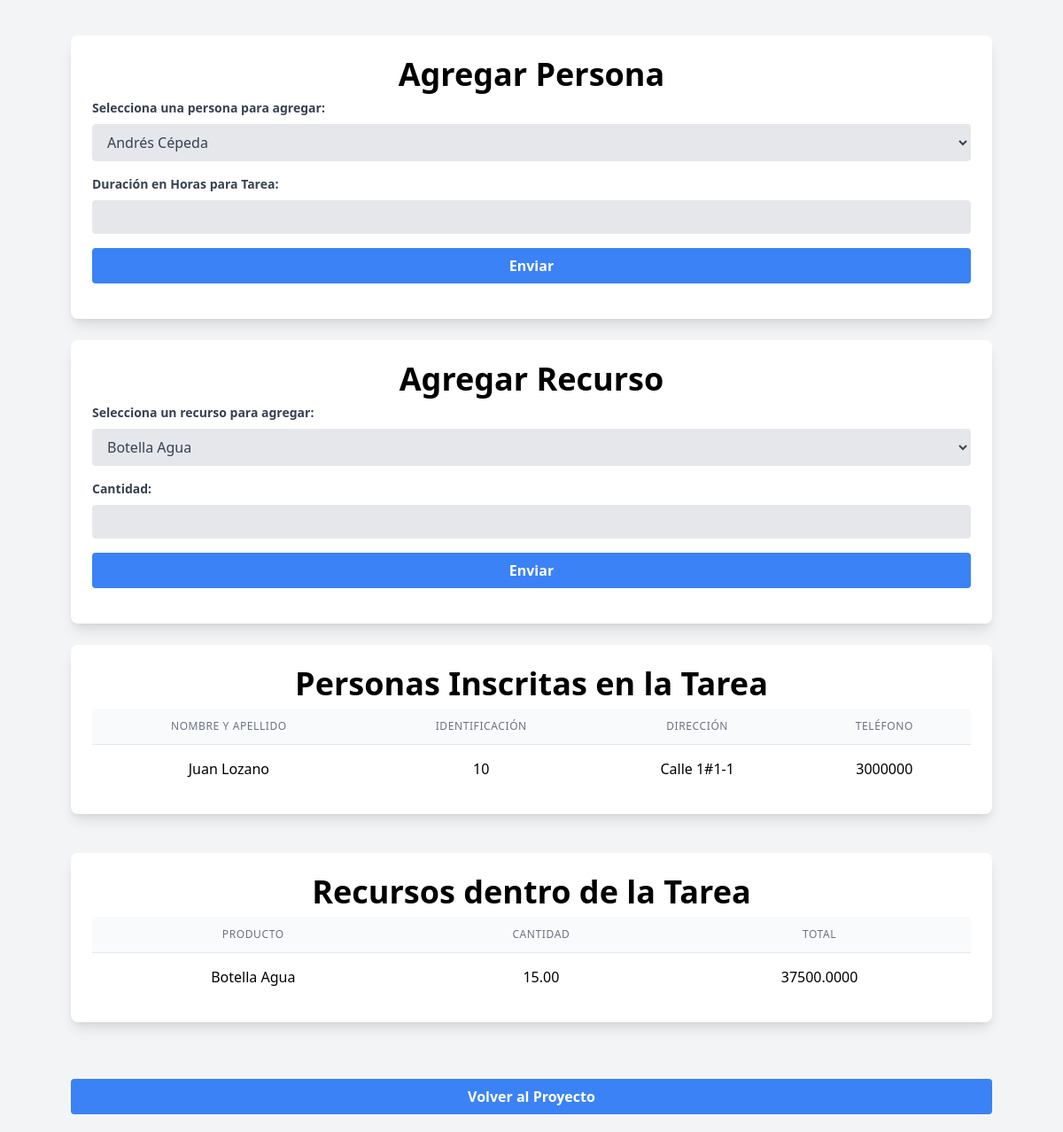
The app's page /views/tarea.php?proyecto=8&actividad=11&tarea=9 (signed in) with its own data.
### tables this page shows
CREATE TABLE `personas` (
  `Id_persona` int NOT NULL AUTO_INCREMENT,
  `Nombre` varchar(100) NOT NULL,
  `Apellidos` varchar(100) NOT NULL,
  `Direccion` varchar(255) NOT NULL,
  `Telefono` varchar(20) NOT NULL,
  `Sexo` varchar(10) NOT NULL,
  `Fecha_nacimiento` date NOT NULL,
  `Profesion` varchar(100) NOT NULL,
  `identificacion` varchar(12) NOT NULL,
  `email` text,
  `password` text,
  PRIMARY KEY (`Id_persona`)
);

CREATE TABLE `tareaxrecurso` (
  `Id_tarea` int NOT NULL,
  `Id_recurso` int NOT NULL,
  `Cantidad` decimal(10,2) NOT NULL,
  PRIMARY KEY (`Id_tarea`,`Id_recurso`),
  KEY `Id_recurso` (`Id_recurso`),
  CONSTRAINT `tareaxrecurso_ibfk_1` FOREIGN KEY (`Id_tarea`) REFERENCES `tareas` (`Id_tarea`),
  CONSTRAINT `tareaxrecurso_ibfk_2` FOREIGN KEY (`Id_recurso`) REFERENCES `recursos` (`Id_recurso`)
);

CREATE TABLE `recursos` (
  `Id_recurso` int NOT NULL AUTO_INCREMENT,
  `Descripcion` varchar(255) NOT NULL,
  `Valor` decimal(10,2) NOT NULL,
  `Unidad_de_medida` varchar(50) NOT NULL,
  PRIMARY KEY (`Id_recurso`)
);

### views/tarea.php (the view, shortened to what this page needs)
<?php
    $tarea = isset($_GET['tarea'])? $_GET['tarea']: null;
    $db = conectar();
    $sql = "SELECT id_persona AS id, CONCAT(nombre, ' ', apellidos) AS nombre FROM personas WHERE email IS null AND password IS null  AND id_persona NOT IN (SELECT id_persona FROM tareaxpersona WHERE id_tarea = $tarea)";
    $stmtPersonas = $db->prepare($sql);
    $stmtPersonas->execute();
    $listado_personas = $stmtPersonas->fetchAll(PDO::FETCH_ASSOC);
    $sql = "SELECT id_recurso AS id, descripcion FROM recursos";
    $stmtRecursos = $db->prepare($sql);
    $stmtRecursos->execute();
    $listado_recursos = $stmtRecursos->fetchAll(PDO::FETCH_ASSOC);
    $sql = "SELECT  identificacion, CONCAT(nombre, ' ', apellidos) AS nombre, direccion, telefono
    FROM personas WHERE id_persona IN(SELECT id_persona FROM tareaxpersona WHERE id_tarea = $tarea)";
    $stmt = $db->prepare($sql);
    $stmt->execute();
    $personas_registradas = $stmt->fetchAll(PDO::FETCH_ASSOC);
    $sql = "SELECT descripcion, (valor*cantidad) AS total, cantidad FROM tareaxrecurso JOIN recursos ON tareaxrecurso.id_recurso = recursos.id_recurso WHERE id_tarea = $tarea";
    $stmt = $db->prepare($sql);
    $stmt->execute();
    $registros_tarea = $stmt->fetchAll(PDO::FETCH_ASSOC);
?>
<html lang="es">
<head>
    <link href="https://cdn.jsdelivr.net/npm/tailwindcss@2.2.19/dist/tailwind.min.css" rel="stylesheet">
    <link rel='stylesheet' href='https://cdn-uicons.flaticon.com/2.0.0/uicons-solid-rounded/css/uicons-solid-rounded.css'>
</head>
<body class="bg-gray-100">
<div class=" text-center ml-20 mr-20 mt-10 grid gap-6 sm:grid-cols-1 md:grid-cols-1 lg:grid-cols-1 xl:grid-cols-1">
    <div class='bg-white rounded-lg shadow-lg overflow-hidden'>
        <div class='p-6'>
            <h2 class='text-4xl font-bold mb-2'>Agregar Persona</h2>
            <form action="../controllers/TareaController.php" method='POST'>
                <div class="mb-4">
                    <label for="persona" class="block text-gray-700 text-sm font-bold mb-2 text-left">Selecciona una persona para agregar:</label>
                    <select name="persona" id="persona" class="block w-full bg-gray-200 border border-gray-200 text-gray-700 py-2 px-3 rounded leading-tight focus:outline-none focus:bg-white focus:border-gray-500">
                        <?php foreach($listado_personas as $persona) { ?>
                            <option value=<?php echo $persona['id']; ?>><?php echo $persona['nombre']?></option>
                        <?php } ?>
                    </select>
                </div>
                <div class="mb-4">
                    <label for="duracion" class="block text-gray-700 text-sm font-bold mb-2 text-left">Duración en Horas para Tarea:</label>
                    <input name="duracion" id="duracion" type="number" min="1" max="8" class="block w-full bg-gray-200 border border-gray-200 text-gray-700 py-2 px-3 rounded leading-tight focus:outline-none focus:bg-white focus:border-gray-500" required>
                </div>
                <?php if ($stmtPersonas->rowCount() > 0) { ?>
                    <button type="submit" class="w-full bg-blue-500 hover:bg-blue-700 text-white font-bold py-2 px-4 rounded focus:outline-none focus:shadow-outline">
                        Enviar
                    </button>
                <?php } ?>
            </form>
        </div>
    </div>
    <div class='bg-white rounded-lg shadow-lg overflow-hidden'>
        <div class='p-6'>
            <h2 class='text-4xl font-bold mb-2'>Agregar Recurso</h2>
            <form action="../controllers/TareaController.php" method='POST'>
                <div class="mb-4">
                    <label for="recurso" class="block text-gray-700 text-sm font-bold mb-2 text-left">Selecciona un recurso para agregar:</label>
                    <select name="recurso" id="recurso" class="block w-full bg-gray-200 border border-gray-200 text-gray-700 py-2 px-3 rounded leading-tight focus:outline-none focus:bg-white focus:border-gray-500">
                        <?php foreach($listado_recursos as $recurso) { ?>
                            <option value=<?php echo $recurso['id']; ?>><?php echo $recurso['descripcion']?></option>
                        <?php } ?>
                    </select>
                </div>
                <div class="mb-4">
                    <label for="cantidad" class="block text-gray-700 text-sm font-bold mb-2 text-left">Cantidad:</label>
                    <input name="cantidad" id="cantidad" type="number" min="1" class="block w-full bg-gray-200 border border-gray-200 text-gray-700 py-2 px-3 rounded leading-tight focus:outline-none focus:bg-white focus:border-gray-500" required>
                </div>
                <?php if ($stmtRecursos->rowCount() > 0) { ?>
                    <button type="submit" class="w-full bg-blue-500 hover:bg-blue-700 text-white font-bold py-2 px-4 rounded focus:outline-none focus:shadow-outline">
                        Enviar
                    </button>
                <?php } ?>
            </form>
        </div>
    </div>
    <div class='bg-white rounded-lg shadow-lg overflow-hidden mb-5'>
        <div class='p-6'>
            <h2 class='text-4xl font-bold mb-2'>Personas Inscritas en la Tarea</h2>
            <table class="min-w-full divide-y divide-gray-200 text-center">
                <thead class="bg-gray-50">
                    <tr>
                        <th scope="col" class="px-6 py-3  text-xs font-medium text-gray-500 uppercase tracking-wider">Nombre y Apellido</th>
                        <th scope="col" class="px-6 py-3  text-xs font-medium text-gray-500 uppercase tracking-wider">Identificación</th>
                        <th scope="col" class="px-6 py-3  text-xs font-medium text-gray-500 uppercase tracking-wider">Dirección</th>
                        <th scope="col" class="px-6 py-3  text-xs font-medium text-gray-500 uppercase tracking-wider">Teléfono</th>
                    </tr>
                </thead>
                <tbody class="bg-white divide-y divide-gray-200">
                    <?php foreach($personas_registradas as $persona) { ?>
                        <tr>
                            <td class="px-6 py-4 whitespace-nowrap"><?php echo $persona['nombre']; ?></td>
                            <td class="px-6 py-4 whitespace-nowrap"><?php echo $persona['identificacion']; ?></td>
                            <td class="px-6 py-4 whitespace-nowrap"><?php echo $persona['direccion']; ?></td>
                            <td class="px-6 py-4 whitespace-nowrap"><?php echo $persona['telefono']; ?></td>
                        </tr>
                    <?php } ?>
                </tbody>
            </table>
        </div>
    </div>
    <div class='bg-white rounded-lg shadow-lg overflow-hidden mb-5'>
        <div class='p-6'>
            <h2 class='text-4xl font-bold mb-2'>Recursos dentro de la Tarea</h2>
            <table class="min-w-full divide-y divide-gray-200 text-center">
                <thead class="bg-gray-50">
                    <tr>
                        <th scope="col" class="px-6 py-3  text-xs font-medium text-gray-500 uppercase tracking-wider">Producto</th>
                        <th scope="col" class="px-6 py-3  text-xs font-medium text-gray-500 uppercase tracking-wider">Cantidad</th>
                        <th scope="col" class="px-6 py-3  text-xs font-medium text-gray-500 uppercase tracking-wider">Total</th>
                    </tr>
                </thead>
                <tbody class="bg-white divide-y divide-gray-200">
                    <?php foreach($registros_tarea as $recurso) { ?>
                        <tr>
                            <td class="px-6 py-4 whitespace-nowrap"><?php echo $recurso['descripcion']; ?></td>
                            <td class="px-6 py-4 whitespace-nowrap"><?php echo $recurso['cantidad']; ?></td>
                            <td class="px-6 py-4 whitespace-nowrap"><?php echo $recurso['total']; ?></td>
                        </tr>
                    <?php } ?>
                </tbody>
            </table>
        </div>
    </div>
    <a href="../index.php" class='mt-5 mb-5 mr-10 w-full bg-blue-500 hover:bg-blue-700 text-white font-bold py-2 px-4 rounded focus:outline-none focus:shadow-outline'>Volver al Proyecto</a>
</div>
</body>

### records on screen
personas: nombre "Juan Lozano", identificacion "10", Direccion "Calle 1#1-1", Telefono "3000000"
tareaxrecurso: Id_recurso.Descripcion "Botella Agua", Cantidad "15.00", total "37500.0000"

### other values on screen
form field persona "Andrés Cépeda"
form field recurso "Botella Agua"
